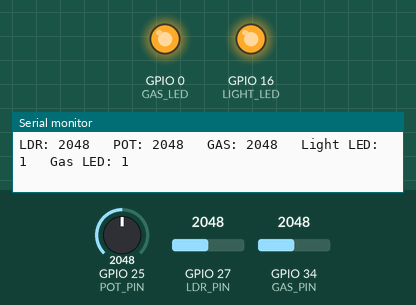
The program below on a simulated ESP32. Shown: output pins drawn as LEDs (lit = HIGH), the last lines printed to the serial monitor. The test bench sets the inputs (shaded band); at power-on: GPIO 27 (LDR_PIN) = 2048, GPIO 34 (GAS_PIN) = 2048, GPIO 25 (POT_PIN) = 2048.

Above: at 1.2 s.
1.3 s: GPIO 27 (LDR_PIN) set to 2006
At 2.0 s:
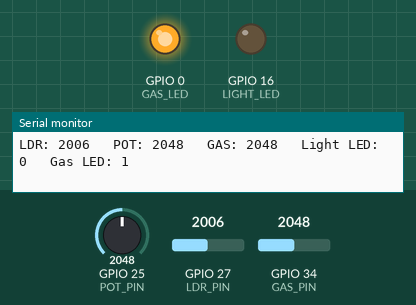
2.8 s: GPIO 34 (GAS_PIN) set to 1946
At 3.6 s:
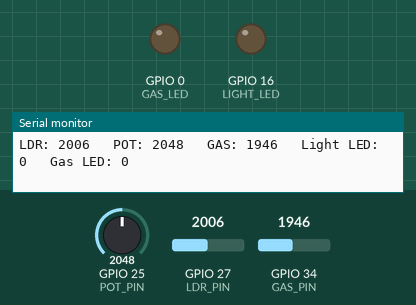
4.3 s: GPIO 25 (POT_PIN) set to 1948
At 5.1 s:
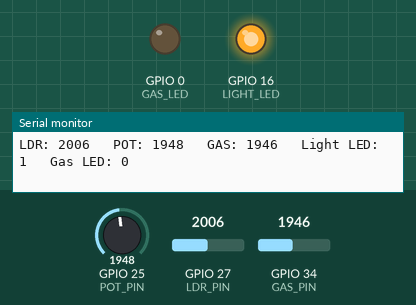
5.8 s: GPIO 25 (POT_PIN) set to 2040
At 6.7 s:
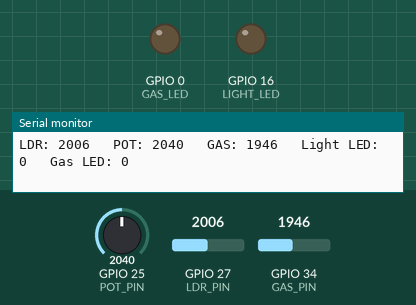
7.3 s: GPIO 25 (POT_PIN) set to 1960
At 8.2 s:
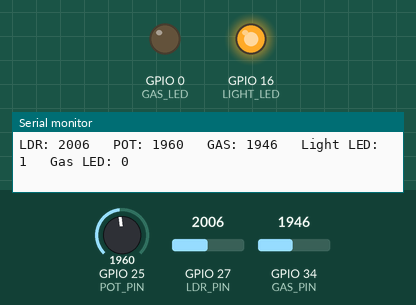
Timing chart, 0 to 9.8 s (numbered marks = the images above; inputs shaded):
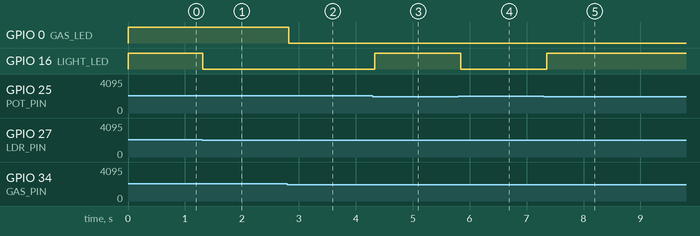

The program:

main.cpp
```cpp
// =======================
// Pin Definitions
// =======================
const int LDR_PIN      = 27;   // LDR Analog Output
const int POT_PIN      = 25;   // Potentiometer
const int GAS_PIN      = 34;   // MQ-2 Analog Output

const int LIGHT_LED    = 16;   // Purple LED
const int GAS_LED      = 0;   // Red LED

// Fixed gas threshold
const int GAS_THRESHOLD = 2000;

void setup()
{
  Serial.begin(115200);

  pinMode(LIGHT_LED, OUTPUT);
  pinMode(GAS_LED, OUTPUT);

  digitalWrite(LIGHT_LED, LOW);
  digitalWrite(GAS_LED, LOW);
}

void loop()
{
  // Read Analog Sensors
  int ldrValue = analogRead(LDR_PIN);
  int potValue = analogRead(POT_PIN);
  int gasValue = analogRead(GAS_PIN);

  // -------------------------
  // Adaptive Lighting
  // -------------------------
  // If LDR value is lower than the potentiometer threshold,
  // turn ON the light LED.

  if (ldrValue < potValue)
    digitalWrite(LIGHT_LED, LOW);
  else
    digitalWrite(LIGHT_LED, HIGH);

  // -------------------------
  // Gas Detection
  // -------------------------
  if (gasValue > GAS_THRESHOLD)
    digitalWrite(GAS_LED, HIGH);
  else
    digitalWrite(GAS_LED, LOW);

  // Display values
  Serial.print("LDR: ");
  Serial.print(ldrValue);

  Serial.print("   POT: ");
  Serial.print(potValue);

  Serial.print("   GAS: ");
  Serial.print(gasValue);

  Serial.print("   Light LED: ");
  Serial.print(digitalRead(LIGHT_LED));

  Serial.print("   Gas LED: ");
  Serial.println(digitalRead(GAS_LED));

  delay(100);
}
```

Measured:
- the behaviour switches between 2048 and 2047 on GPIO 27 (LDR_PIN) (found by bisection; images 0 and 1)
- the behaviour switches between 2001 and 2000 on GPIO 34 (GAS_PIN) (found by bisection; images 1 and 2)
- the behaviour switches between 2007 and 2006 on GPIO 25 (POT_PIN) (found by bisection; images 2 and 3)
- after the input at 1.3 s, GPIO 16 (LIGHT_LED): HIGH → LOW at once
- after the input at 2.8 s, GPIO 0 (GAS_LED): HIGH → LOW at once
- after the input at 4.3 s, GPIO 16 (LIGHT_LED): LOW → HIGH at once
- after the input at 5.8 s, GPIO 16 (LIGHT_LED): HIGH → LOW at once
- after the input at 7.3 s, GPIO 16 (LIGHT_LED): LOW → HIGH after 0.06 s
